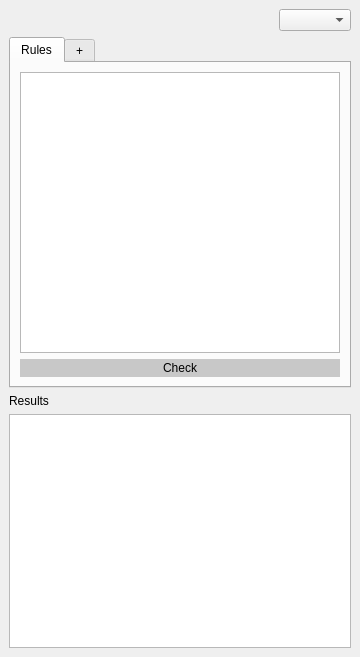
<?xml version="1.0" encoding="UTF-8"?>
<ui version="4.0">
 <class>RuleBasedTopologyDockWidgetBase</class>
 <widget class="QDockWidget" name="RuleBasedTopologyDockWidgetBase">
  <property name="geometry">
   <rect>
    <x>0</x>
    <y>0</y>
    <width>360</width>
    <height>657</height>
   </rect>
  </property>
  <property name="windowTitle">
   <string>Rule Based Topology</string>
  </property>
  <widget class="QWidget" name="dockWidgetContents">
   <layout class="QVBoxLayout" name="verticalLayout">
    <item>
     <layout class="QGridLayout" name="gridLayout_4">
      <item row="0" column="1">
       <widget class="QComboBox" name="langComboBox"/>
      </item>
      <item row="0" column="0">
       <spacer name="horizontalSpacer">
        <property name="orientation">
         <enum>Qt::Horizontal</enum>
        </property>
        <property name="sizeHint" stdset="0">
         <size>
          <width>40</width>
          <height>20</height>
         </size>
        </property>
       </spacer>
      </item>
     </layout>
    </item>
    <item>
     <widget class="QTabWidget" name="rulePlayground">
      <property name="styleSheet">
       <string notr="true">QPushButton{
	border: none;
	padding-top:2px;
	padding-bottom:2px;
}

QComboBox::drop-down {
    border: 0px; 
}

QComboBox::down-arrow {
    width: 10px;
    height: 10px;
}

QComboBox{
	border:0px;
	padding-bottom:1px;
	border-bottom: 0.5px solid rgb(234, 234, 234);
}


QGroupBox{
	background-color:white;
	border:0px;
	border-left:1px solid rgb(234, 234, 234);
	padding-left:2px;
	padding-top:0px;
	margin-top:0px;
}

QListWidget:item{
 	border-bottom: 0.5px solid rgb(234, 234, 234);
 }

QLineEdit{
	border: none;
	border-bottom: 0.5px solid rgb(234, 234, 234);
}</string>
      </property>
      <property name="currentIndex">
       <number>0</number>
      </property>
      <widget class="QWidget" name="rulesTab">
       <attribute name="title">
        <string>Rules</string>
       </attribute>
       <layout class="QVBoxLayout" name="verticalLayout_4">
        <item>
         <widget class="QListWidget" name="rulesList">
          <property name="styleSheet">
           <string notr="true">
             QListWidget:item{border-bottom: 0.5px solid rgb(234, 234, 234)}
             QListWidget::item:hover{background-color: rgb(234, 234, 234)}
           </string>
          </property>
         </widget>
        </item>
        <item>
         <widget class="QPushButton" name="checkButton">
          <property name="styleSheet">
           <string notr="true">QPushButton{
	border: none;
	background-color: rgb(200, 200, 200);
}

QPushButton:hover{
	border: none;
	background-color:rgb(186, 189, 182);
}</string>
          </property>
          <property name="text">
           <string>Check</string>
          </property>
         </widget>
        </item>
       </layout>
      </widget>
      <widget class="QWidget" name="addRuleTab">
       <property name="styleSheet">
        <string notr="true">background-color:white</string>
       </property>
       <attribute name="title">
        <string>+</string>
       </attribute>
       <layout class="QVBoxLayout" name="verticalLayout_3">
        <item>
         <layout class="QFormLayout" name="addRuleLayout">
          <property name="verticalSpacing">
           <number>6</number>
          </property>
          <item row="0" column="0" colspan="2">
           <widget class="QLineEdit" name="titleLineEdit">
            <property name="sizePolicy">
             <sizepolicy hsizetype="Expanding" vsizetype="Minimum">
              <horstretch>0</horstretch>
              <verstretch>0</verstretch>
             </sizepolicy>
            </property>
            <property name="font">
             <font>
              <pointsize>13</pointsize>
              <weight>75</weight>
              <bold>true</bold>
             </font>
            </property>
            <property name="autoFillBackground">
             <bool>false</bool>
            </property>
            <property name="styleSheet">
             <string notr="true">QWidget:hover{
	border: none;
   border-bottom: 2px solid rgb(186, 189, 182); 
 }</string>
            </property>
            <property name="text">
             <string/>
            </property>
            <property name="alignment">
             <set>Qt::AlignCenter</set>
            </property>
           </widget>
          </item>
          <item row="1" column="0" colspan="2">
           <widget class="QLabel" name="titleLabel">
            <property name="styleSheet">
             <string notr="true">Qlabel {
	color: rgb(186, 189, 182)
}</string>
            </property>
            <property name="text">
             <string>Rule title</string>
            </property>
            <property name="alignment">
             <set>Qt::AlignCenter</set>
            </property>
           </widget>
          </item>
          <item row="2" column="0">
           <widget class="QPushButton" name="layerStatus1">
            <property name="enabled">
             <bool>false</bool>
            </property>
            <property name="sizePolicy">
             <sizepolicy hsizetype="Maximum" vsizetype="MinimumExpanding">
              <horstretch>0</horstretch>
              <verstretch>0</verstretch>
             </sizepolicy>
            </property>
            <property name="styleSheet">
             <string notr="true">QPushButton {
	color: white;
	background-color:white;
	border: 0px;
}</string>
            </property>
            <property name="text">
             <string>!</string>
            </property>
            <property name="flat">
             <bool>false</bool>
            </property>
           </widget>
          </item>
          <item row="2" column="1">
           <layout class="QFormLayout" name="layerLayout1">
            <property name="horizontalSpacing">
             <number>6</number>
            </property>
            <property name="verticalSpacing">
             <number>0</number>
            </property>
            <item row="0" column="0">
             <widget class="QLabel" name="layerLabel1">
              <property name="font">
               <font>
                <weight>50</weight>
                <bold>false</bold>
                <underline>true</underline>
                <strikeout>false</strikeout>
               </font>
              </property>
              <property name="text">
               <string>Layer</string>
              </property>
             </widget>
            </item>
            <item row="0" column="1">
             <widget class="QComboBox" name="layerComboBox1">
              <property name="autoFillBackground">
               <bool>false</bool>
              </property>
              <property name="styleSheet">
               <string notr="true">QWidget:hover{
	border: none;
   border-bottom: 2px solid rgb(186, 189, 182); 
 }</string>
              </property>
              <property name="editable">
               <bool>false</bool>
              </property>
              <property name="currentText">
               <string/>
              </property>
              <property name="currentIndex">
               <number>-1</number>
              </property>
             </widget>
            </item>
           </layout>
          </item>
          <item row="3" column="0">
           <widget class="QPushButton" name="fieldFilterStatus1">
            <property name="enabled">
             <bool>false</bool>
            </property>
            <property name="sizePolicy">
             <sizepolicy hsizetype="Maximum" vsizetype="MinimumExpanding">
              <horstretch>0</horstretch>
              <verstretch>0</verstretch>
             </sizepolicy>
            </property>
            <property name="styleSheet">
             <string notr="true">QPushButton {
	color: white;
	background-color:white;
	border: 0px;
}</string>
            </property>
            <property name="text">
             <string>!</string>
            </property>
            <property name="flat">
             <bool>false</bool>
            </property>
           </widget>
          </item>
          <item row="3" column="1">
           <layout class="QFormLayout" name="fieldFilterLayout1">
            <property name="horizontalSpacing">
             <number>6</number>
            </property>
            <property name="verticalSpacing">
             <number>3</number>
            </property>
            <item row="0" column="0">
             <widget class="QLabel" name="fieldFilterLabel1">
              <property name="enabled">
               <bool>false</bool>
              </property>
              <property name="styleSheet">
               <string notr="true">color:white</string>
              </property>
              <property name="text">
               <string>Layer:</string>
              </property>
             </widget>
            </item>
            <item row="0" column="1">
             <widget class="QGroupBox" name="fieldFilterGroupBox1">
              <property name="enabled">
               <bool>true</bool>
              </property>
              <property name="styleSheet">
               <string notr="true"/>
              </property>
              <property name="title">
               <string/>
              </property>
              <property name="flat">
               <bool>false</bool>
              </property>
              <property name="checkable">
               <bool>false</bool>
              </property>
              <layout class="QFormLayout" name="formLayout">
               <property name="horizontalSpacing">
                <number>3</number>
               </property>
               <property name="verticalSpacing">
                <number>1</number>
               </property>
               <property name="leftMargin">
                <number>0</number>
               </property>
               <property name="topMargin">
                <number>0</number>
               </property>
               <property name="rightMargin">
                <number>0</number>
               </property>
               <property name="bottomMargin">
                <number>0</number>
               </property>
               <item row="0" column="0">
                <widget class="QLabel" name="fieldLabel1">
                 <property name="enabled">
                  <bool>true</bool>
                 </property>
                 <property name="text">
                  <string>Field</string>
                 </property>
                </widget>
               </item>
               <item row="0" column="1">
                <widget class="QComboBox" name="fieldComboBox1">
                 <property name="enabled">
                  <bool>true</bool>
                 </property>
                 <property name="styleSheet">
                  <string notr="true">QWidget:hover{
	border: none;
   border-bottom: 2px solid rgb(186, 189, 182); 
 }</string>
                 </property>
                </widget>
               </item>
               <item row="1" column="0">
                <widget class="QLabel" name="fieldTypeLabel1">
                 <property name="enabled">
                  <bool>true</bool>
                 </property>
                 <property name="styleSheet">
                  <string notr="true">QLabel{ color: rgb(186, 189, 182); size: 8px}</string>
                 </property>
                 <property name="text">
                  <string/>
                 </property>
                </widget>
               </item>
               <item row="1" column="1">
                <widget class="QComboBox" name="fieldFilterComboBox1">
                 <property name="enabled">
                  <bool>true</bool>
                 </property>
                 <property name="styleSheet">
                  <string notr="true">QWidget:hover{
	border: none;
   border-bottom: 2px solid rgb(186, 189, 182); 
 }</string>
                 </property>
                </widget>
               </item>
               <item row="2" column="0">
                <widget class="QLabel" name="valueLabel1">
                 <property name="enabled">
                  <bool>true</bool>
                 </property>
                 <property name="text">
                  <string>Value</string>
                 </property>
                </widget>
               </item>
               <item row="2" column="1">
                <widget class="QLineEdit" name="valueLineEdit1">
                 <property name="enabled">
                  <bool>true</bool>
                 </property>
                 <property name="autoFillBackground">
                  <bool>false</bool>
                 </property>
                 <property name="styleSheet">
                  <string notr="true">QWidget:hover{
	border: none;
   border-bottom: 2px solid rgb(186, 189, 182); 
 }</string>
                 </property>
                 <property name="text">
                  <string/>
                 </property>
                </widget>
               </item>
              </layout>
             </widget>
            </item>
            <item row="1" column="1">
             <widget class="QPushButton" name="addFilterButton1">
              <property name="enabled">
               <bool>true</bool>
              </property>
              <property name="autoFillBackground">
               <bool>false</bool>
              </property>
              <property name="styleSheet">
               <string notr="true">QPushButton{
	border: none;
	background-color:  rgb(243, 243, 243);
}

QPushButton:hover{
	border: none;
	background-color:rgb(238, 238, 236);
}</string>
              </property>
              <property name="text">
               <string>Add Filter</string>
              </property>
              <property name="flat">
               <bool>false</bool>
              </property>
             </widget>
            </item>
           </layout>
          </item>
          <item row="4" column="0">
           <widget class="QPushButton" name="checkStatus">
            <property name="enabled">
             <bool>false</bool>
            </property>
            <property name="sizePolicy">
             <sizepolicy hsizetype="Maximum" vsizetype="MinimumExpanding">
              <horstretch>0</horstretch>
              <verstretch>0</verstretch>
             </sizepolicy>
            </property>
            <property name="styleSheet">
             <string notr="true">QPushButton {
	color: white;
	background-color:white;
	border: 0px;
}</string>
            </property>
            <property name="text">
             <string>!</string>
            </property>
            <property name="flat">
             <bool>false</bool>
            </property>
           </widget>
          </item>
          <item row="4" column="1">
           <layout class="QFormLayout" name="checkLayout">
            <property name="verticalSpacing">
             <number>0</number>
            </property>
            <item row="1" column="1">
             <widget class="QComboBox" name="checkComboBox">
              <property name="enabled">
               <bool>true</bool>
              </property>
              <property name="styleSheet">
               <string notr="true">QWidget:hover{
	border: none;
   border-bottom: 2px solid rgb(186, 189, 182); 
 }</string>
              </property>
              <property name="editable">
               <bool>false</bool>
              </property>
              <property name="currentText">
               <string/>
              </property>
              <property name="currentIndex">
               <number>-1</number>
              </property>
             </widget>
            </item>
            <item row="1" column="0">
             <widget class="QLabel" name="checkLabel">
              <property name="enabled">
               <bool>true</bool>
              </property>
              <property name="font">
               <font>
                <weight>50</weight>
                <bold>false</bold>
                <underline>true</underline>
               </font>
              </property>
              <property name="text">
               <string>Check</string>
              </property>
             </widget>
            </item>
           </layout>
          </item>
          <item row="5" column="0">
           <widget class="QPushButton" name="layerStatus2">
            <property name="enabled">
             <bool>false</bool>
            </property>
            <property name="sizePolicy">
             <sizepolicy hsizetype="Maximum" vsizetype="MinimumExpanding">
              <horstretch>0</horstretch>
              <verstretch>0</verstretch>
             </sizepolicy>
            </property>
            <property name="styleSheet">
             <string notr="true">QPushButton {
	color: white;
	background-color:white;
	border: 0px;
}</string>
            </property>
            <property name="text">
             <string>!</string>
            </property>
            <property name="flat">
             <bool>false</bool>
            </property>
           </widget>
          </item>
          <item row="5" column="1">
           <layout class="QFormLayout" name="layerLayout2">
            <property name="verticalSpacing">
             <number>0</number>
            </property>
            <item row="0" column="0">
             <widget class="QLabel" name="layerLabel2">
              <property name="enabled">
               <bool>true</bool>
              </property>
              <property name="font">
               <font>
                <weight>50</weight>
                <bold>false</bold>
                <underline>true</underline>
               </font>
              </property>
              <property name="text">
               <string>Layer2</string>
              </property>
             </widget>
            </item>
            <item row="0" column="1">
             <widget class="QComboBox" name="layerComboBox2">
              <property name="enabled">
               <bool>true</bool>
              </property>
              <property name="styleSheet">
               <string notr="true">QWidget:hover{
	border: none;
   border-bottom: 2px solid rgb(186, 189, 182); 
 }</string>
              </property>
              <property name="editable">
               <bool>false</bool>
              </property>
              <property name="currentText">
               <string/>
              </property>
              <property name="currentIndex">
               <number>-1</number>
              </property>
             </widget>
            </item>
           </layout>
          </item>
          <item row="6" column="0">
           <widget class="QPushButton" name="fieldFilterStatus2">
            <property name="enabled">
             <bool>false</bool>
            </property>
            <property name="sizePolicy">
             <sizepolicy hsizetype="Maximum" vsizetype="MinimumExpanding">
              <horstretch>0</horstretch>
              <verstretch>0</verstretch>
             </sizepolicy>
            </property>
            <property name="styleSheet">
             <string notr="true">QPushButton {
	color: white;
	background-color:white;
	border: 0px;
}</string>
            </property>
            <property name="text">
             <string>!</string>
            </property>
            <property name="flat">
             <bool>false</bool>
            </property>
           </widget>
          </item>
          <item row="6" column="1">
           <layout class="QFormLayout" name="fieldFilterLayout2">
            <property name="verticalSpacing">
             <number>3</number>
            </property>
            <item row="0" column="0">
             <widget class="QLabel" name="fieldFilterLabel2">
              <property name="enabled">
               <bool>false</bool>
              </property>
              <property name="styleSheet">
               <string notr="true">color:white</string>
              </property>
              <property name="text">
               <string>Layer:</string>
              </property>
             </widget>
            </item>
            <item row="0" column="1">
             <widget class="QGroupBox" name="fieldFilterGroupBox2">
              <property name="enabled">
               <bool>true</bool>
              </property>
              <property name="styleSheet">
               <string notr="true"/>
              </property>
              <property name="title">
               <string/>
              </property>
              <property name="flat">
               <bool>false</bool>
              </property>
              <property name="checkable">
               <bool>false</bool>
              </property>
              <layout class="QFormLayout" name="formLayout_2">
               <property name="horizontalSpacing">
                <number>3</number>
               </property>
               <property name="verticalSpacing">
                <number>1</number>
               </property>
               <property name="leftMargin">
                <number>0</number>
               </property>
               <property name="topMargin">
                <number>0</number>
               </property>
               <property name="rightMargin">
                <number>0</number>
               </property>
               <property name="bottomMargin">
                <number>0</number>
               </property>
               <item row="0" column="0">
                <widget class="QLabel" name="fieldLabel2">
                 <property name="enabled">
                  <bool>true</bool>
                 </property>
                 <property name="text">
                  <string>Field</string>
                 </property>
                </widget>
               </item>
               <item row="0" column="1">
                <widget class="QComboBox" name="fieldComboBox2">
                 <property name="enabled">
                  <bool>true</bool>
                 </property>
                 <property name="styleSheet">
                  <string notr="true">QWidget:hover{
	border: none;
   border-bottom: 2px solid rgb(186, 189, 182); 
 }</string>
                 </property>
                </widget>
               </item>
               <item row="1" column="0">
                <widget class="QLabel" name="fieldTypeLabel2">
                 <property name="styleSheet">
                  <string notr="true">QLabel{ color: rgb(186, 189, 182); size: 8px}</string>
                 </property>
                 <property name="text">
                  <string/>
                 </property>
                </widget>
               </item>
               <item row="1" column="1">
                <widget class="QComboBox" name="fieldFilterComboBox2">
                 <property name="enabled">
                  <bool>true</bool>
                 </property>
                 <property name="styleSheet">
                  <string notr="true">QWidget:hover{
	border: none;
   border-bottom: 2px solid rgb(186, 189, 182); 
 }</string>
                 </property>
                </widget>
               </item>
               <item row="2" column="0">
                <widget class="QLabel" name="valueLabel2">
                 <property name="enabled">
                  <bool>true</bool>
                 </property>
                 <property name="text">
                  <string>Value</string>
                 </property>
                </widget>
               </item>
               <item row="2" column="1">
                <widget class="QLineEdit" name="valueLineEdit2">
                 <property name="enabled">
                  <bool>true</bool>
                 </property>
                 <property name="styleSheet">
                  <string notr="true">QWidget:hover{
	border: none;
   border-bottom: 2px solid rgb(186, 189, 182); 
 }</string>
                 </property>
                 <property name="text">
                  <string/>
                 </property>
                </widget>
               </item>
              </layout>
             </widget>
            </item>
            <item row="1" column="1">
             <widget class="QPushButton" name="addFilterButton2">
              <property name="enabled">
               <bool>true</bool>
              </property>
              <property name="styleSheet">
               <string notr="true">QPushButton{
	border: none;
	background-color:  rgb(243, 243, 243);
}

QPushButton:hover{
	border: none;
	background-color:rgb(238, 238, 236);
}</string>
              </property>
              <property name="text">
               <string>Add Filter</string>
              </property>
             </widget>
            </item>
           </layout>
          </item>
         </layout>
        </item>
        <item>
         <widget class="QPushButton" name="createRuleButton">
          <property name="enabled">
           <bool>true</bool>
          </property>
          <property name="styleSheet">
           <string notr="true">QPushButton{
	border: none;
	background-color:  rgb(243, 243, 243);
}

QPushButton:hover{
	border: none;
	background-color:rgb(238, 238, 236);
}</string>
          </property>
          <property name="text">
           <string>Create rule</string>
          </property>
         </widget>
        </item>
       </layout>
      </widget>
     </widget>
    </item>
    <item>
     <widget class="QLabel" name="resultsLabel">
      <property name="text">
       <string>Results</string>
      </property>
     </widget>
    </item>
    <item>
     <widget class="QListWidget" name="resultList"/>
    </item>
   </layout>
  </widget>
 </widget>
 <resources/>
 <connections/>
</ui>
